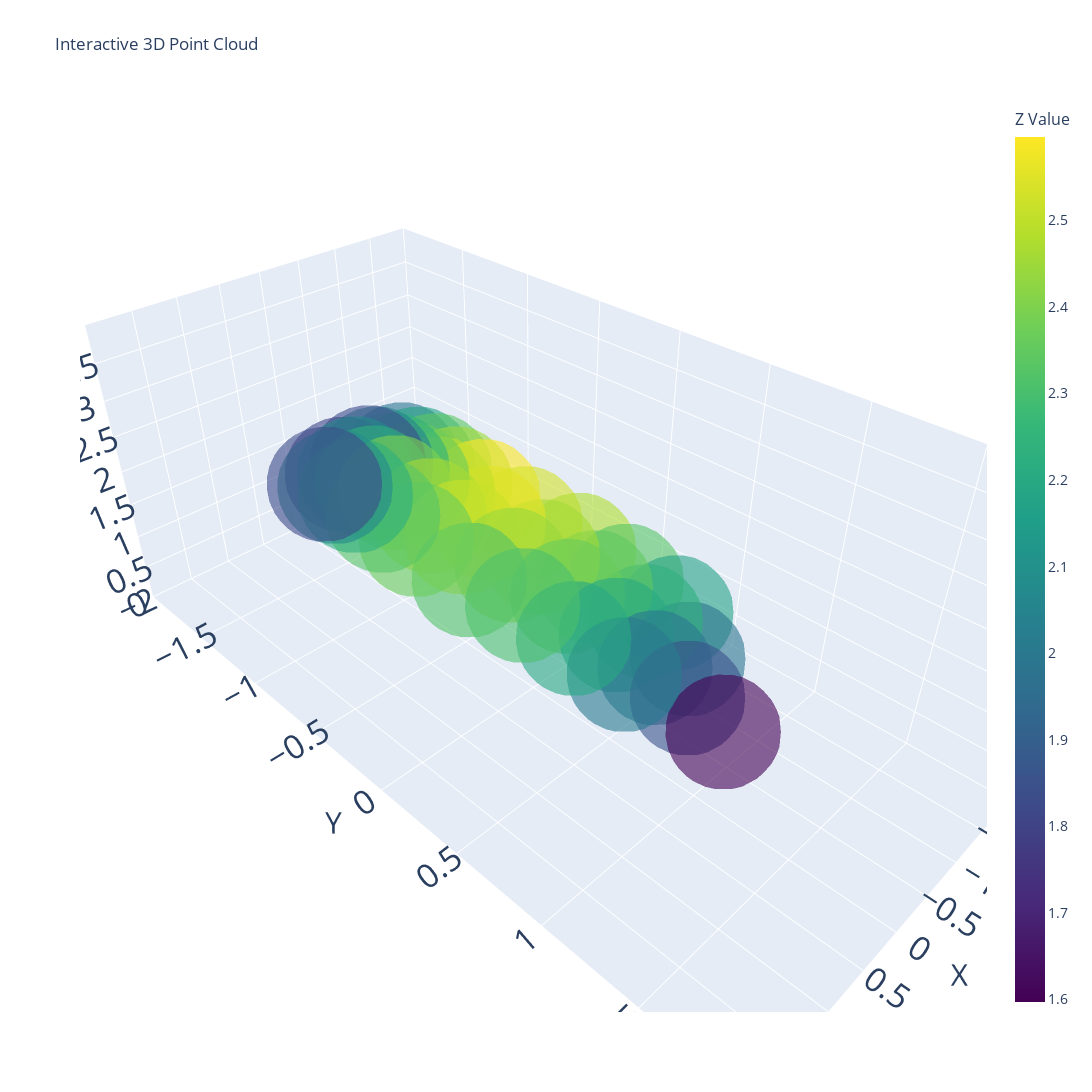

The notebook cell this image was saved under:
### Code cell
plot_3d_points_plotly(world_coordinates_armored)
